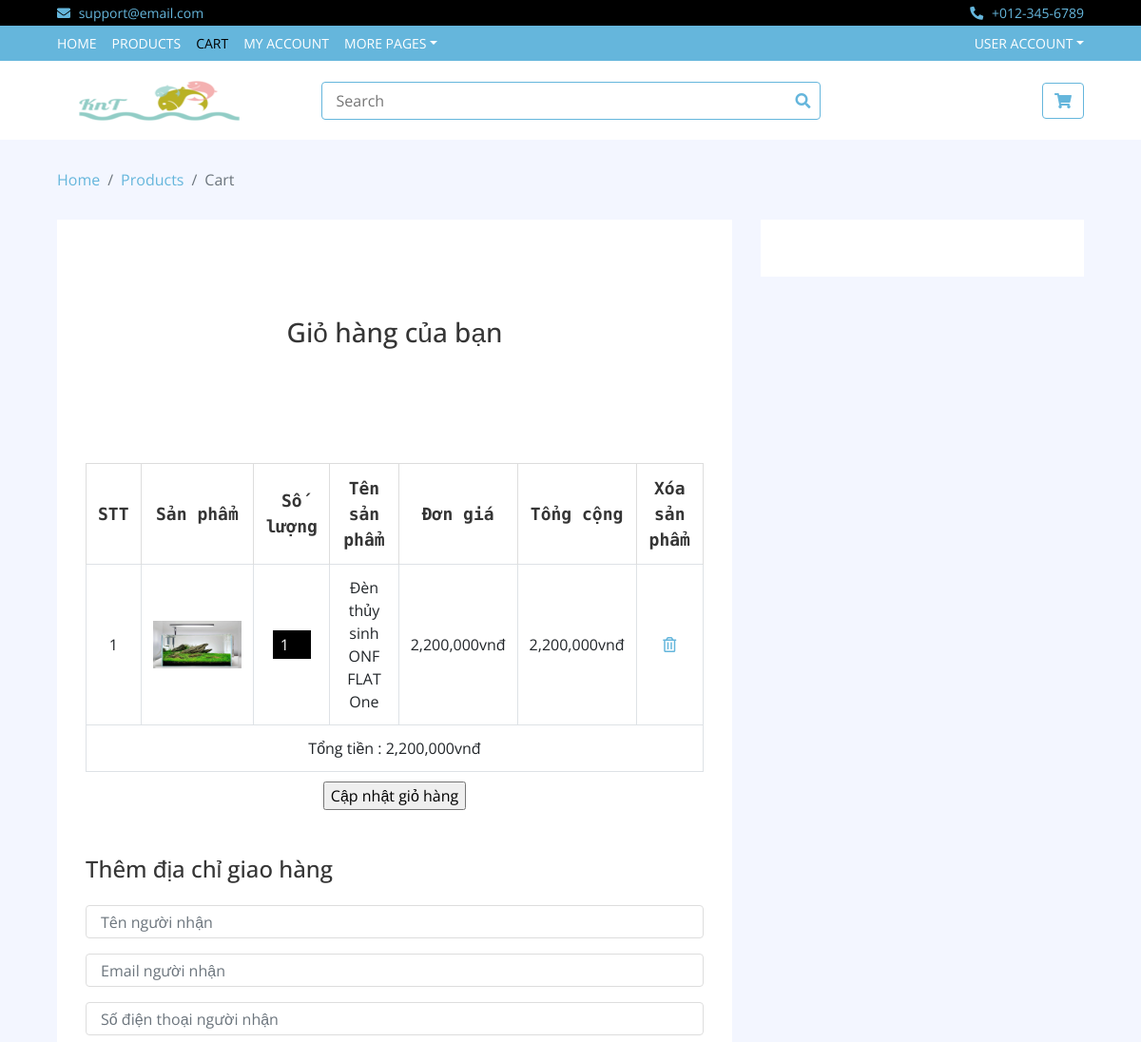
Page /cart.php (upper part) on the earlier database version.
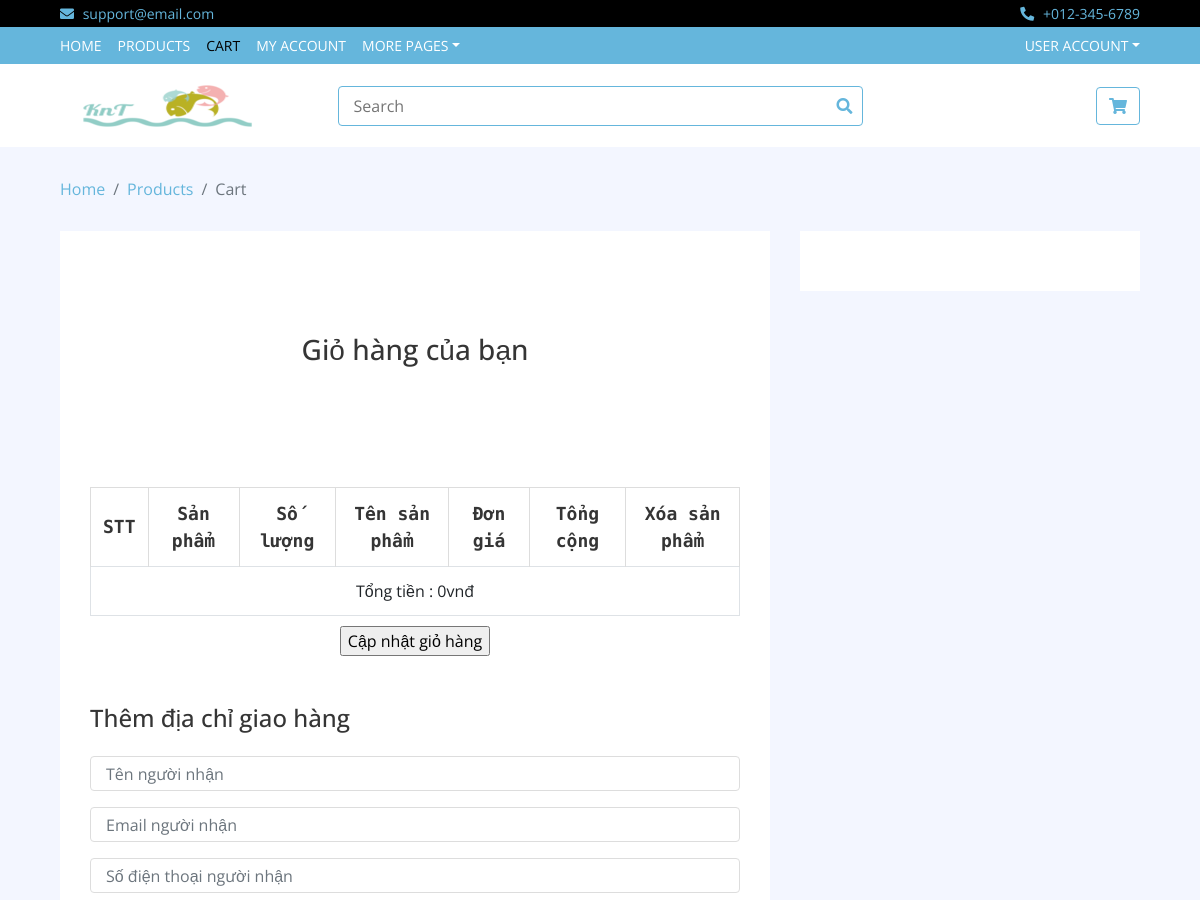
Same page on the later database version.
### tables this page shows
CREATE TABLE IF NOT EXISTS `tbl_giohang` (
  `giohang_id` int(11) NOT NULL AUTO_INCREMENT,
  `tensanpham` varchar(100) NOT NULL,
  `sanpham_id` char(10) NOT NULL,
  `giasanpham` varchar(100) NOT NULL,
  `hinhanh` varchar(50) NOT NULL,
  `soluong` int(11) NOT NULL,
  PRIMARY KEY (`giohang_id`)
);

### classes/Db.class.php (called while the page is built, shortened)
<?php
class Db{
		private $pdo= null;
		public function __construct()
		{
			$driver="mysql:host=". HOST."; dbname=". DB_NAME;
			try
			{
				$this->pdo = new PDO($driver, DB_USER, DB_PASS);
				$this->pdo->query("set names 'utf8' ");
			}
			catch(PDOException $e)
			{
				echo "Err:". $e->getMessage();	exit();
			}
		}
		private function query($sql, $arr = array(), $mode = PDO::FETCH_ASSOC)
		{
			$stm = $this->pdo->prepare($sql);
			if (!$stm->execute( $arr))
				{
				echo "Sql lỗi.";
				echo $this->sql_debug($sql,$arr);
				}
			return $stm->fetchAll($mode);
		}
		public function exeQuery($sql,  $arr = array(), $mode = PDO::FETCH_ASSOC)
		{
			return $this->query($sql, $arr, $mode);
		}
	}
?>

### giohang.php (the view, shortened to what this page needs)
<div class="privacy py-sm-5 py-4">
	<div class="container py-xl-4 py-lg-2">
		<h3 class="tittle-w3l text-center mb-lg-5 mb-sm-4 mb-3">
			Giỏ hàng của bạn
		</h3>
		<div class="checkout-right">
		<?php
		$sql_lay_giohang = $db->exeQuery("SELECT * FROM tbl_giohang ORDER BY giohang_id DESC");
		?>
			<div class="table-responsive">
				<form action="" method="POST">
				<table class="table table-bordered">
         <thead class="thead-dark">
         <tr>
           <th>STT</th>
           <th>Sản phẩm</th>
           <th>Số lượng</th>
           <th>Tên sản phẩm</th>
           <th>Đơn giá</th>
           <th>Tổng cộng</th>
           <th>Xóa sản phẩm</th>
         </tr>
         </thead>
         <tbody class="align-middle">
					<?php
					$i = 0;
					$total = 0;
					foreach($sql_lay_giohang as $row_fetch_giohang){
						$subtotal = $row_fetch_giohang['soluong'] * $row_fetch_giohang['giasanpham'];
						$total+=$subtotal;
						$i++;
					?>
           <tr >
							<td class="invert"><?php echo $i ?></td>
							<td class="invert-image">
								<a href="single.html">
									<img src="img/sp/<?php echo $row_fetch_giohang['hinhanh'] ?>" alt=" " height="50" class="img-responsive">
								</a>
							</td>
							<td class="invert">
								<input type="number" min="1" name="soluong[]" value="<?php echo $row_fetch_giohang['soluong'] ?>">
							</td>
							<td class="invert"><?php echo $row_fetch_giohang['tensanpham'] ?></td>
							<td class="invert"><?php echo number_format($row_fetch_giohang['giasanpham']).'vnđ' ?></td>
							<td class="invert"><?php echo number_format($subtotal).'vnđ' ?></td>
							<td class="invert">
								<a href="?quanly=giohang&xoa=<?php echo $row_fetch_giohang['giohang_id'] ?>"><i class='far fa-trash-alt'></i></a>
							</td>
						</tr>
						<?php
						}
						?>
             				<tr>
							<td colspan="7">Tổng tiền : <?php echo number_format($total).'vnđ' ?></td>
						</tr>
							</tbody>
						</table>
						<input type="submit"  value="Cập nhật giỏ hàng" name="capnhatsoluong"  class="capnhat">
         					</form>
						<div class="checkout-left">
			<div class="address_form_agile mt-sm-5 mt-4">
				<h4 class="mb-sm-4 mb-3">Thêm địa chỉ giao hàng</h4>
				<form action="" method="post" class="creditly-card-form agileinfo_form">
					<div class="creditly-wrapper wthree, w3_agileits_wrapper">
						<div class="information-wrapper">
							<div class="first-row">
								<div class="controls form-group">
									<input class="billing-address-name form-control" type="text" name="name" placeholder="Tên người nhận" required="">
								</div>
								<div class="w3_agileits_card_number_grids">
								<div class="w3_agileits_card_number_grid_left form-group">
										<div class="controls">
											<input type="text" class="form-control" placeholder="Email người nhận" name="email" required="">
										</div>
									</div>
									<div class="w3_agileits_card_number_grid_left form-group">
										<div class="controls">
											<input type="text" class="form-control" placeholder="Số điện thoại người nhận" name="phone" required="">
										</div>
									</div>
								</div>
							</div>
				</form>
			</div>
		</div>
	</div>
</div>

Differences in the rows shown:
removed tbl_giohang: hinhanh (picture), soluong "1", tensanpham "Đèn thủy sinh ONF FLAT One", giasanpham "2,200,000", subtotal "2,200,000"
Other differences:
$total: "2,200,000" → "0"
